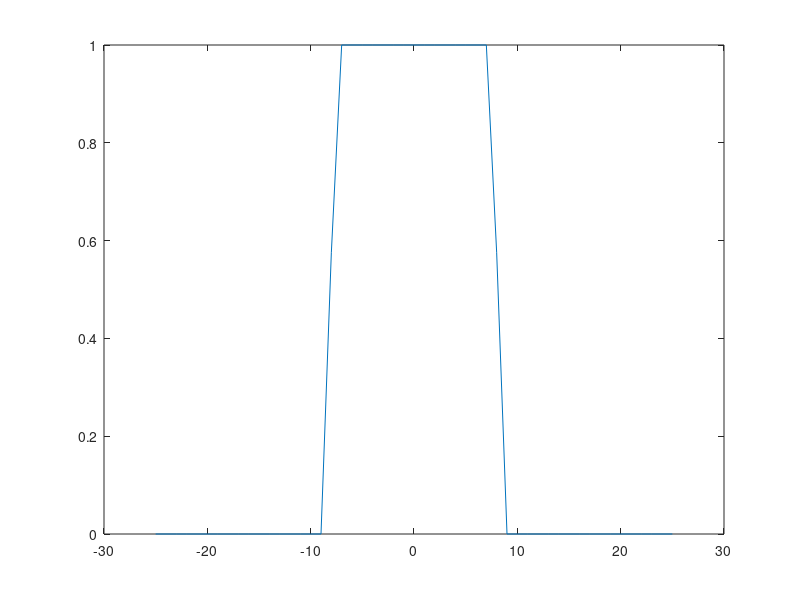

Recreate this plot in MATLAB.
function f = tophat(halfsz, halfw)

f_debug = (nargin==0 && nargout==0);
if f_debug
    halfsz = 25;
    halfw = rand*halfsz;
end

rng = -halfsz:halfsz;
f = zeros(size(rng));
for j = 1:length(rng)
    f(j) = min(1, max(0, halfw-abs(rng(j))));
end

if f_debug
    figure(1); clf;
    plot(rng,f);
    clear f;
end
